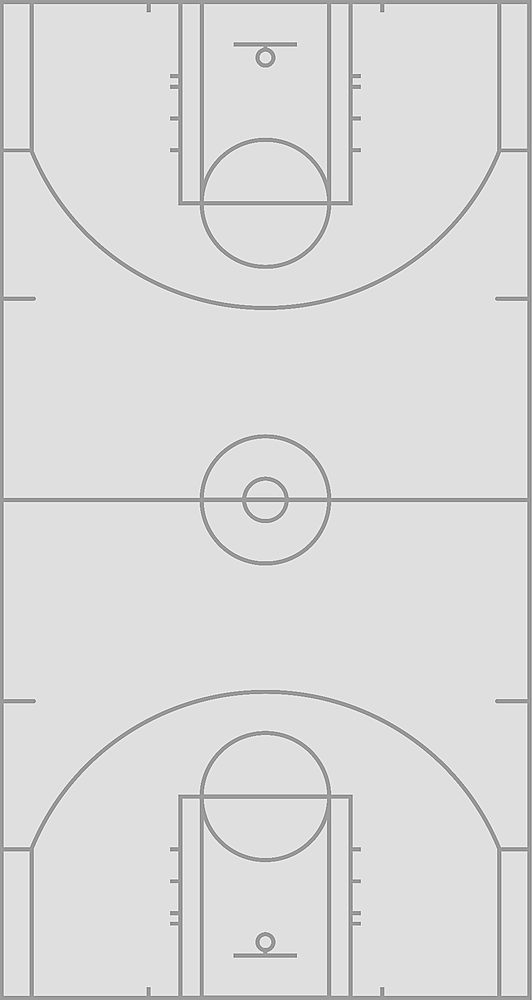
%> input picture basketball_modeling/fullcourt.png, 532 x 1000 px, shrunk from 1041 x 1958 before the run
$ octave basketball.m   (GNU Octave 9; MATLAB toolbox functions it lacks are replaced by stand-ins)
%> lines starting %> are read from the running program, lines starting %| are printed output that depends on the picture
clear all
close all

% Limits of variables (size of field in meters)
w = 15;
l = 28.65;

% Basket position
xb = 0;
yb = 1.6;

% Discretization
xn = 100;
yn = 100;
[x,y] = meshgrid(linspace(-w/2, w/2, xn), linspace(0, l, yn));

% Model evaluation
d = sqrt((x-xb).^2 + (y-yb).^2);
norm_d = max(max(d));
d = d./norm_d; % Normalization


% Linear model
p1 = 1-d;

% Nonlinear athlete skill model
p2 = 1 - (0.5 + 0.5*erf(4.*(d - 1/3)));


% Plot

% Nonlinear model
figure(1)
plot(linspace(0,norm_d,100), 1 - (0.5 + 0.5*erf(4.*(linspace(0,1,100) - 1/3))));
xlabel('Distance of shooting');
ylabel('Probability of scoring');
axis([0 l 0 1]);
grid on
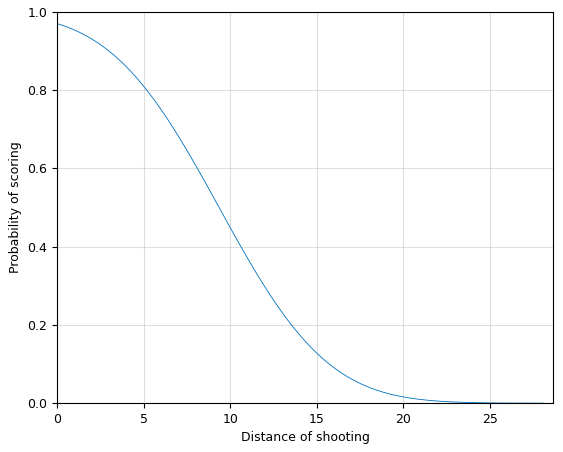
%> figure redrawn from the program's plot data; curve peaks at x = 0, y = 0.97

% Probabilities
figure(2);
court = imread('fullcourt.png');                 % Court image
%> court is the input picture: size 1000x532x3 uint8; mean R, G, B 218, 218, 218
courtAlpha = rgb2gray(1.0 * (court < 200));      % Alpha channel
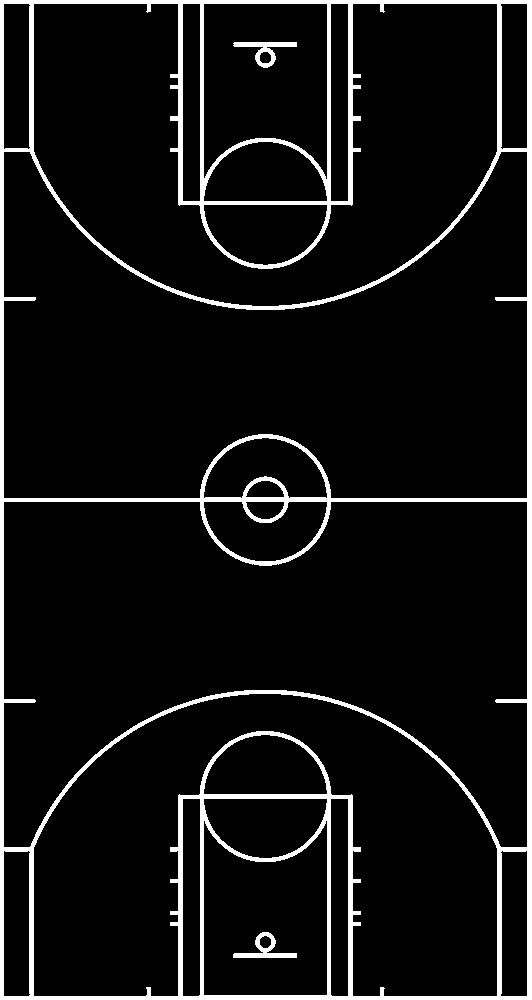
%> courtAlpha: size 1000x532 double; min 0, max 1, mean 0.0756
court_size = size(court);
%> court_size = [1000 532 3]
black = cat(3, ...                               % Black image
  zeros(court_size(1:2)),...
  zeros(court_size(1:2)),...
  zeros(court_size(1:2)));

% Rescale the grid to fit the court background
x = linspace(0,court_size(2), xn);
%> x = 100 values from 0 to 532
y = linspace(0,court_size(1), yn);
%> y = 100 values from 0 to 1000

subplot(1,2,1);

% Plot the probabilities contours
[C,h] = contourf(x, y, p1, 9);
%> h = -75.88
hold on

% Overlay court
ii = imshow(black);
ii.AlphaData = courtAlpha;
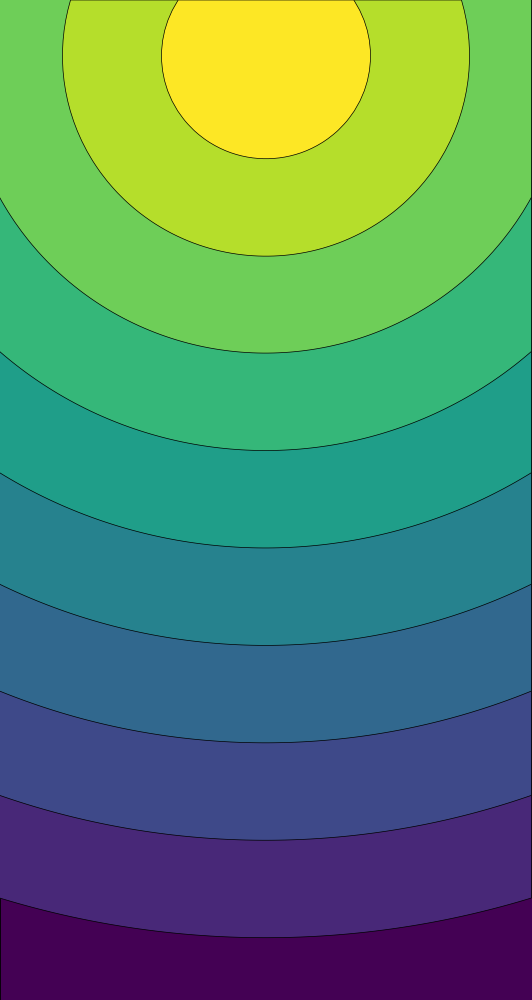
%> figure redrawn from the program's plot data

% Embelishments...
%> (the run ends here)
